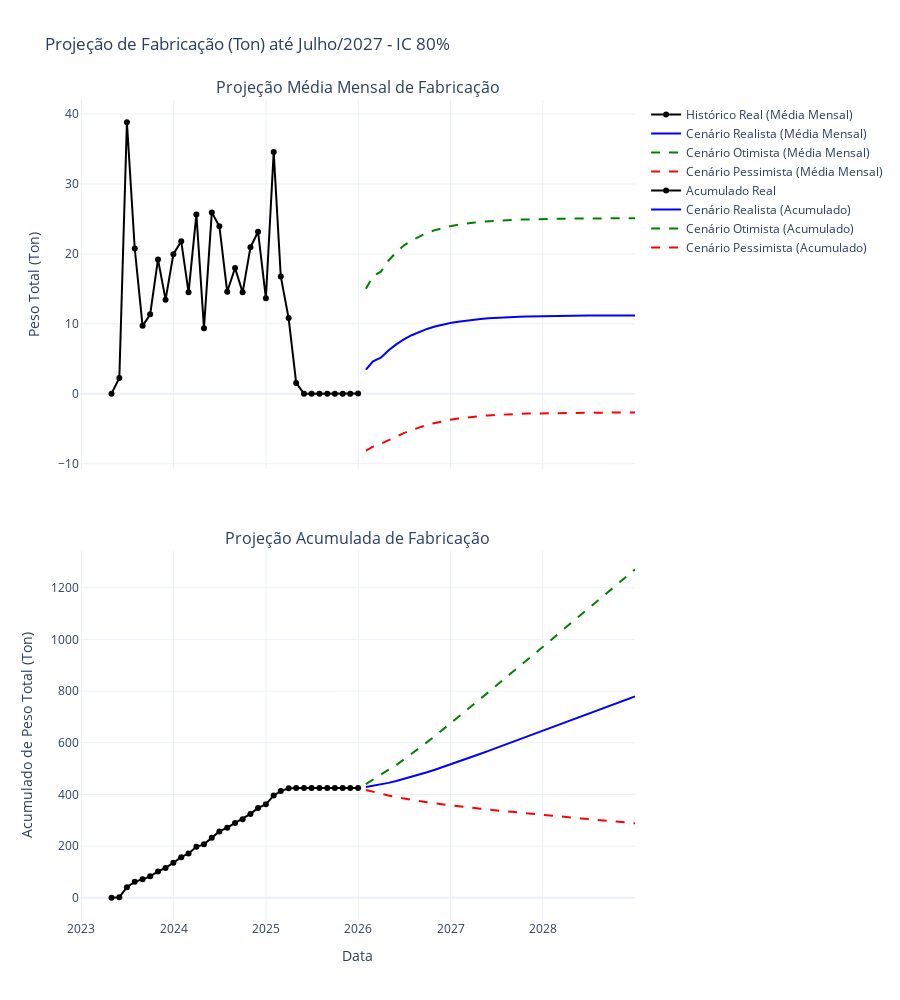

The cell this chart's notebook holds for it:
### Code cell
import streamlit as st
import pandas as pd
import plotly.graph_objects as go
import plotly.subplots as sp

df['Fim Real Caldeiraria'] = pd.to_datetime(df['Fim Real Caldeiraria'], errors='coerce')

# Filtrando dados com Fim Real Caldeiraria preenchido
df_filtrado = df[df['Fim Real Caldeiraria'].notna()]

# Série histórica (Peso Total (Ton) por mês)
serie_total = df_filtrado.groupby(pd.Grouper(key='Fim Real Caldeiraria', freq='M'))['Peso Total (Ton)'].sum()

# Modelo ARIMA para previsão da média mensal (considerando p=1, d=0, q=3)
modelo_media = ARIMA(serie_total, order=(1,0,3)).fit()
forecast_media = modelo_media.get_forecast(steps=36)  # Previsões para os próximos 3 anos

previsao_media_realista = forecast_media.predicted_mean
ic_media = forecast_media.conf_int(alpha=0.20)

# Cenários Otimista e Pessimista
media_otimista = ic_media.iloc[:, 1]
media_pessimista = ic_media.iloc[:, 0]

# Previsão de Acumulado
ultimo_valor_real = serie_total.cumsum().iloc[-1]

acumulado_realista = np.cumsum(previsao_media_realista) + ultimo_valor_real
acumulado_otimista = np.cumsum(media_otimista) + ultimo_valor_real
acumulado_pessimista = np.cumsum(media_pessimista) + ultimo_valor_real

# Dados para o gráfico
datas_futuras = pd.date_range(start=serie_total.index[-1] + pd.Timedelta(days=1), periods=36, freq='M')

# Criando a figura com 2 subgráficos
fig = sp.make_subplots(
    rows=2, cols=1,
    subplot_titles=('Projeção Média Mensal de Fabricação', 'Projeção Acumulada de Fabricação'),
    shared_xaxes=True,
    vertical_spacing=0.1
)

# Gráfico de Média Mensal
fig.add_trace(go.Scatter(
    x=serie_total.index,
    y=serie_total.values,
    mode='lines+markers',
    name='Histórico Real (Média Mensal)',
    line=dict(color='black', width=2)
), row=1, col=1)

fig.add_trace(go.Scatter(
    x=datas_futuras,
    y=previsao_media_realista,
    mode='lines',
    name='Cenário Realista (Média Mensal)',
    line=dict(color='blue')
), row=1, col=1)

fig.add_trace(go.Scatter(
    x=datas_futuras,
    y=media_otimista,
    mode='lines',
    name='Cenário Otimista (Média Mensal)',
    line=dict(color='green', dash='dash')
), row=1, col=1)

fig.add_trace(go.Scatter(
    x=datas_futuras,
    y=media_pessimista,
    mode='lines',
    name='Cenário Pessimista (Média Mensal)',
    line=dict(color='red', dash='dash')
), row=1, col=1)

# Gráfico de Acumulado
fig.add_trace(go.Scatter(
    x=serie_total.index,
    y=serie_total.cumsum(),
    mode='lines+markers',
    name='Acumulado Real',
    line=dict(color='black', width=2)
), row=2, col=1)

fig.add_trace(go.Scatter(
    x=datas_futuras,
    y=acumulado_realista,
    mode='lines',
    name='Cenário Realista (Acumulado)',
    line=dict(color='blue')
), row=2, col=1)

fig.add_trace(go.Scatter(
    x=datas_futuras,
    y=acumulado_otimista,
    mode='lines',
    name='Cenário Otimista (Acumulado)',
    line=dict(color='green', dash='dash')
), row=2, col=1)

fig.add_trace(go.Scatter(
    x=datas_futuras,
    y=acumulado_pessimista,
    mode='lines',
    name='Cenário Pessimista (Acumulado)',
    line=dict(color='red', dash='dash')
), row=2, col=1)

# Ajustes finais de layout
fig.update_layout(
    title='Projeção de Fabricação (Ton) até Julho/2027 - IC 80%',
    showlegend=True,
    template='plotly_white',
    height=1000
)

fig.update_xaxes(title_text='Data', row=2, col=1)
fig.update_yaxes(title_text='Peso Total (Ton)', row=1, col=1)
fig.update_yaxes(title_text='Acumulado de Peso Total (Ton)', row=2, col=1)

# Exibe o gráfico no Power BI
fig.show()


st.title("Dashboard de Projeção de Fabricação (Ton) até Julho/2027")

st.plotly_chart(fig, use_container_width=True)
